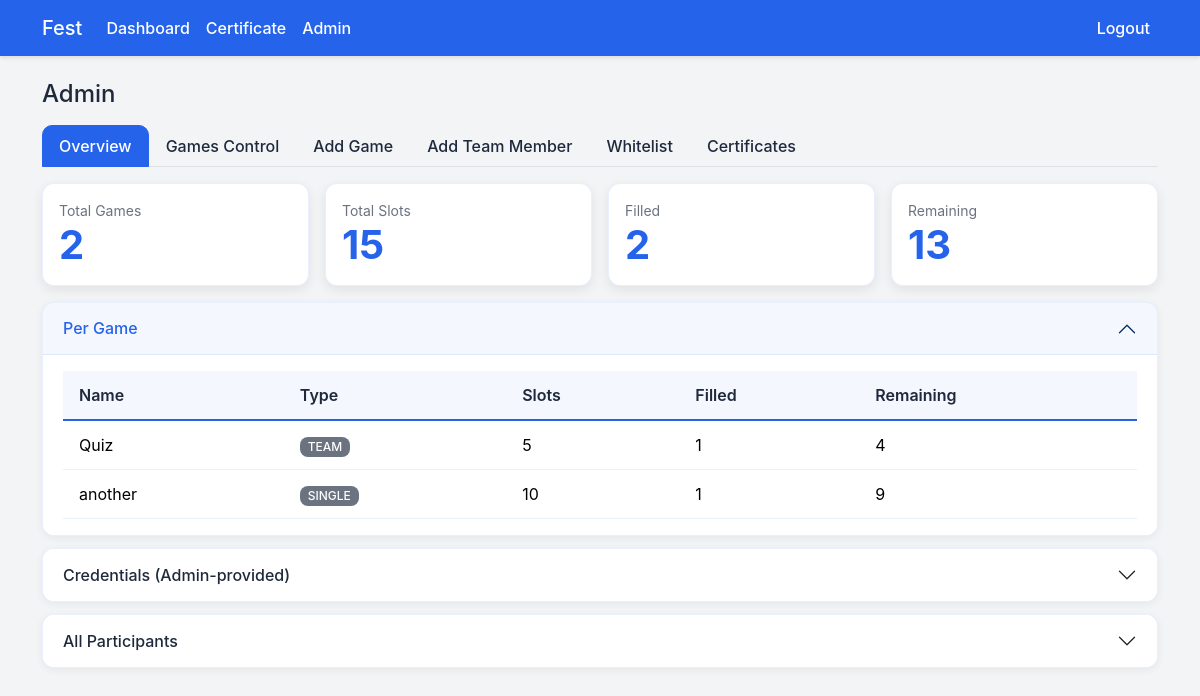
Screenshot of /admin (signed in) with the database file from the repository.
### tables this page shows
CREATE TABLE games (
                id INTEGER PRIMARY KEY AUTOINCREMENT,
                name TEXT NOT NULL,
                description TEXT,
                slots INTEGER NOT NULL,
                type TEXT NOT NULL CHECK(type IN ('single','team'))
            , team_size INTEGER);

### event_app/app.py (the view, shortened to what this page needs)
    @app.route('/admin', methods=['GET', 'POST'])
    def admin():
        user = fetch_current_user()
        if not user or not user['is_admin']:
            flash('Admin access required.', 'danger')
            return redirect(url_for('login'))
        active_tab = request.args.get('tab') or 'overview'
        games = g.db.execute('SELECT * FROM games ORDER BY id').fetchall()
        single_participants = g.db.execute(
            'SELECT u.id as user_id, u.name, u.phone, g.name AS game_name FROM users u JOIN games g ON g.id = u.game_id WHERE g.type = "single" ORDER BY g.name, u.name'
        ).fetchall()
        teams = g.db.execute(
            'SELECT t.id, t.game_id, t.name AS team_name, t.team_code, g.name AS game_name, u.name AS leader_name, u.phone AS leader_phone, u.id AS leader_user_id '
            'FROM teams t JOIN games g ON g.id = t.game_id JOIN users u ON u.id = t.leader_user_id ORDER BY g.name, t.name'
        ).fetchall()
        team_members = g.db.execute(
            'SELECT tm.team_id, u.id as user_id, u.name, u.phone FROM team_members tm JOIN users u ON u.id = tm.user_id ORDER BY tm.team_id, u.name'
        ).fetchall()
        members_map: Dict[int, List[sqlite3.Row]] = {}
        for tm in team_members:
            members_map.setdefault(tm['team_id'], []).append(tm)
        game_to_teams: Dict[int, List[sqlite3.Row]] = {}
        for t in teams:
            game_to_teams.setdefault(t['game_id'], []).append(t)
        game_participants: Dict[int, List[sqlite3.Row]] = {}
        game_member_counts: Dict[int, int] = {}
        for g_row in games:
            if g_row['type'] == 'single':
                plist = g.db.execute(
                    'SELECT u.id as user_id, u.name, u.phone FROM users u WHERE u.game_id = ? AND (u.team_id IS NULL) ORDER BY u.name',
                    (g_row['id'],),
                ).fetchall()
            else:
                plist = g.db.execute(
                    'SELECT u.id as user_id, u.name, u.phone, t.id as team_id, t.name as team_name, CASE WHEN u.id = t.leader_user_id THEN 1 ELSE 0 END as is_leader FROM users u JOIN teams t ON t.id = u.team_id WHERE t.game_id = ? ORDER BY t.name, is_leader DESC, u.name',
                    (g_row['id'],),
                ).fetchall()
            game_participants[g_row['id']] = plist
            game_member_counts[g_row['id']] = len(plist)
        overview_stats: List[Dict[str, Any]] = []
        total_games = len(games)
        total_slots = 0
        total_filled = 0
        for g_row in games:
            slots = int(g_row['slots'])
            if g_row['type'] == 'single':
                filled = g.db.execute('SELECT COUNT(1) FROM users WHERE game_id = ? AND (team_id IS NULL)', (g_row['id'],)).fetchone()[0]
            else:
                filled = g.db.execute('SELECT COUNT(1) FROM teams WHERE game_id = ?', (g_row['id'],)).fetchone()[0]
            remaining = max(0, slots - int(filled))
            overview_stats.append({
                'id': g_row['id'],
                'name': g_row['name'],
                'type': g_row['type'],
                'slots': slots,
                'filled': int(filled),
                'remaining': remaining,
            })
            total_slots += slots
            total_filled += int(filled)
        participants_overview = g.db.execute(
            """
            SELECT
                u.id AS user_id,
                u.name,
                u.phone,
                u.password,
                g.name AS game_name,
                g.type AS game_type,
                t.name AS team_name,
                CASE
                    WHEN t.leader_user_id IS NOT NULL AND u.id = t.leader_user_id THEN 1
                    ELSE 0
                END AS is_leader
            FROM users u
            LEFT JOIN games g ON g.id = u.game_id
            LEFT JOIN teams t ON t.id = u.team_id
            ORDER BY u.name
            """
        ).fetchall()
        allowed_list = g.db.execute('SELECT * FROM allowed_users ORDER BY name').fetchall()
        whitelist_list = g.db.execute('SELECT * FROM whitelist_phones ORDER BY phone').fetchall()
        return render_template(
            'admin.html',
            games=games,
            single_participants=single_participants,
            teams=teams,
            members_map=members_map,
            game_participants=game_participants,
            game_member_counts=game_member_counts,
            overview_stats=overview_stats,
            total_games=total_games,
            total_slots=total_slots,
            total_filled=total_filled,
            participants_overview=participants_overview,
            allowed_list=allowed_list,
            whitelist_list=whitelist_list,
            game_to_teams=game_to_teams,
            active_tab=active_tab,
            cert_settings=g.db.execute('SELECT * FROM certificate_settings LIMIT 1').fetchone(),
            certificate_downloads=g.db.execute('''
                SELECT cd.download_date, u.name, u.phone, u.class_section, g.name as game_name
                FROM certificate_downloads cd
                JOIN users u ON u.id = cd.user_id
                LEFT JOIN games g ON g.id = u.game_id
                ORDER BY cd.download_date DESC
                LIMIT 50
            ''').fetchall(),
        )

### event_app/app.py (called while the page is built)
def get_db():
    if USING_POSTGRES:
        import psycopg2
        from psycopg2.extras import RealDictCursor
        url = urlparse(DATABASE_URL)
        dbname = url.path[1:]
        user = url.username
        password = url.password
        host = url.hostname
        port = url.port
        conn = psycopg2.connect(
            dbname=dbname,
            user=user,
            password=password,
            host=host,
            port=port,
            cursor_factory=RealDictCursor
        )
        return conn
    else:
        conn = sqlite3.connect(DATABASE_PATH)
        conn.row_factory = sqlite3.Row
        return conn

def fetch_current_user() -> Optional[sqlite3.Row]:
    user_id = session.get('user_id')
    if not user_id:
        return None
    row = g.db.execute('SELECT * FROM users WHERE id = ?', (user_id,)).fetchone()
    return row

### event_app/templates/admin.html (shortened to what this page needs)
{% extends 'base.html' %}
{% block content %}
<h4 class="mb-3">Admin</h4>
<ul class="nav nav-tabs mb-3" id="adminTabs" role="tablist">
  <li class="nav-item" role="presentation">
    <button class="nav-link {% if active_tab == 'overview' %}active{% endif %}" id="overview-tab" data-bs-toggle="tab" data-bs-target="#overview" type="button" role="tab" aria-controls="overview" aria-selected="{% if active_tab == 'overview' %}true{% else %}false{% endif %}">Overview</button>
  </li>
  <li class="nav-item" role="presentation">
    <button class="nav-link {% if active_tab == 'gamesctl' %}active{% endif %}" id="gamesctl-tab" data-bs-toggle="tab" data-bs-target="#gamesctl" type="button" role="tab" aria-controls="gamesctl" aria-selected="{% if active_tab == 'gamesctl' %}true{% else %}false{% endif %}">Games Control</button>
  </li>
  <li class="nav-item" role="presentation">
    <button class="nav-link {% if active_tab == 'addgame' %}active{% endif %}" id="addgame-tab" data-bs-toggle="tab" data-bs-target="#addgame" type="button" role="tab" aria-controls="addgame" aria-selected="{% if active_tab == 'addgame' %}true{% else %}false{% endif %}">Add Game</button>
  </li>
  <li class="nav-item" role="presentation">
    <button class="nav-link {% if active_tab == 'addmember' %}active{% endif %}" id="addmember-tab" data-bs-toggle="tab" data-bs-target="#addmember" type="button" role="tab" aria-controls="addmember" aria-selected="{% if active_tab == 'addmember' %}true{% else %}false{% endif %}">Add Team Member</button>
  </li>
  <li class="nav-item" role="presentation">
    <button class="nav-link {% if active_tab == 'whitelist' %}active{% endif %}" id="whitelist-tab" data-bs-toggle="tab" data-bs-target="#whitelist" type="button" role="tab" aria-controls="whitelist" aria-selected="{% if active_tab == 'whitelist' %}true{% else %}false{% endif %}">Whitelist</button>
  </li>
  <li class="nav-item" role="presentation">
    <button class="nav-link {% if active_tab == 'certificates' %}active{% endif %}" id="certificates-tab" data-bs-toggle="tab" data-bs-target="#certificates" type="button" role="tab" aria-controls="certificates" aria-selected="{% if active_tab == 'certificates' %}true{% else %}false{% endif %}">Certificates</button>
  </li>
</ul>
<div class="tab-content" id="adminTabsContent">
  <div class="tab-pane fade {% if active_tab == 'overview' %}show active{% endif %}" id="overview" role="tabpanel" aria-labelledby="overview-tab">
    <div class="row g-3">
      <div class="col-xl-3 col-lg-4 col-md-6">
        <div class="card clear-box h-100"><div class="card-body">
          <div class="text-muted small">Total Games</div>
          <div class="display-6">{{ total_games }}</div>
        </div></div>
      </div>
      <div class="col-xl-3 col-lg-4 col-md-6">
        <div class="card clear-box h-100"><div class="card-body">
          <div class="text-muted small">Total Slots</div>
          <div class="display-6">{{ total_slots }}</div>
        </div></div>
      </div>
      <div class="col-xl-3 col-lg-4 col-md-6">
        <div class="card clear-box h-100"><div class="card-body">
          <div class="text-muted small">Filled</div>
          <div class="display-6">{{ total_filled }}</div>
        </div></div>
      </div>
      <div class="col-xl-3 col-lg-4 col-md-6">
        <div class="card clear-box h-100"><div class="card-body">
          <div class="text-muted small">Remaining</div>
          <div class="display-6">{{ total_slots - total_filled }}</div>
        </div></div>
      </div>
    </div>
    <div class="accordion mt-3" id="overviewAccordion">
      <div class="accordion-item">
        <h2 class="accordion-header" id="perGameHead">
          <button class="accordion-button" type="button" data-bs-toggle="collapse" data-bs-target="#perGameBody" aria-expanded="true" aria-controls="perGameBody">
            Per Game
          </button>
        </h2>
        <div id="perGameBody" class="accordion-collapse collapse show" aria-labelledby="perGameHead" data-bs-parent="#overviewAccordion">
          <div class="accordion-body">
            <div class="table-responsive">
              <table class="table table-sm align-middle mb-0">
                <thead><tr><th>Name</th><th>Type</th><th>Slots</th><th>Filled</th><th>Remaining</th></tr></thead>
                <tbody>
                  {% for s in overview_stats %}
                  <tr>
                    <td>{{ s.name }}</td>
                    <td class="text-uppercase"><span class="badge bg-secondary">{{ s.type }}</span></td>
                    <td>{{ s.slots }}</td>
                    <td>{{ s.filled }}</td>
                    <td>{{ s.remaining }}</td>
                  </tr>
                  {% endfor %}
                </tbody>
              </table>
            </div>
          </div>
        </div>
      </div>
      <div class="accordion-item">
        <h2 class="accordion-header" id="credsHead">
          <button class="accordion-button collapsed" type="button" data-bs-toggle="collapse" data-bs-target="#credsBody" aria-expanded="false" aria-controls="credsBody">
            Credentials (Admin-provided)
          </button>
        </h2>
      </div>
      <div class="accordion-item">
        <h2 class="accordion-header" id="participantsHead">
          <button class="accordion-button collapsed" type="button" data-bs-toggle="collapse" data-bs-target="#participantsBody" aria-expanded="false" aria-controls="participantsBody">
            All Participants
          </button>
        </h2>
      </div>
    </div>
  </div>
</div>
{% endblock %}

### event_app/static/css/style.css (style rules this page uses)
:root { --primary-blue: #2563EB; --primary-orange: #F97316; --light-gray: #F3F4F6; --dark-slate: #1E293B; --white: #FFFFFF; --success-green: #22C55E; --error-red: #EF4444; }
body { background: var(--light-gray); color: var(--dark-slate); font-family: -apple-system, BlinkMacSystemFont, 'Segoe UI', Roboto, sans-serif; }
.card { border: 0; box-shadow: 0 2px 8px rgba(0,0,0,0.08); border-radius: 12px; }
.clear-box { background: var(--white); border: 1px solid rgba(37, 99, 235, 0.1); border-radius: 12px; box-shadow: 0 2px 8px rgba(0,0,0,0.06); }
.accordion .accordion-item { border: 1px solid rgba(37, 99, 235, 0.1); border-radius: 12px; overflow: hidden; margin-bottom: 12px; box-shadow: 0 2px 8px rgba(0,0,0,0.06); }
.accordion-button { background-color: var(--white); color: var(--dark-slate); font-weight: 500; }
.accordion-button:not(.collapsed) { color: var(--primary-blue); background-color: rgba(37, 99, 235, 0.05); box-shadow: inset 0 -1px 0 rgba(37, 99, 235, 0.1); }
.accordion-body { background: var(--white); }
.table > :not(caption) > * > * { padding: .75rem 1rem; border-color: rgba(37, 99, 235, 0.1); }
.table thead th { color: var(--dark-slate); font-weight: 600; background-color: rgba(37, 99, 235, 0.05); border-bottom: 2px solid var(--primary-blue); }
.badge { border-radius: 8px; font-weight: 500; }
.badge.bg-secondary { background-color: #6b7280 !important; }
.nav-tabs .nav-link { color: var(--dark-slate); border-radius: 10px 10px 0 0; border: 1px solid transparent; font-weight: 500; }
.nav-tabs .nav-link.active { background-color: var(--primary-blue); border-color: var(--primary-blue); color: var(--white); }
.display-6 { color: var(--primary-blue); font-weight: 700; }
.text-muted { color: #6b7280 !important; }
.clear-box { box-shadow: 0 4px 12px rgba(0,0,0,0.08); }

### rows the page displays
games: name "Quiz", type "TEAM", slots "5", filled "1", remaining "4"
games: name "another", type "SINGLE", slots "10", filled "1", remaining "9"

### other values shown
{{ total_games }} "2"
{{ total_slots }} "15"
{{ total_filled }} "2"
{{ total_slots - total_filled }} "13"
